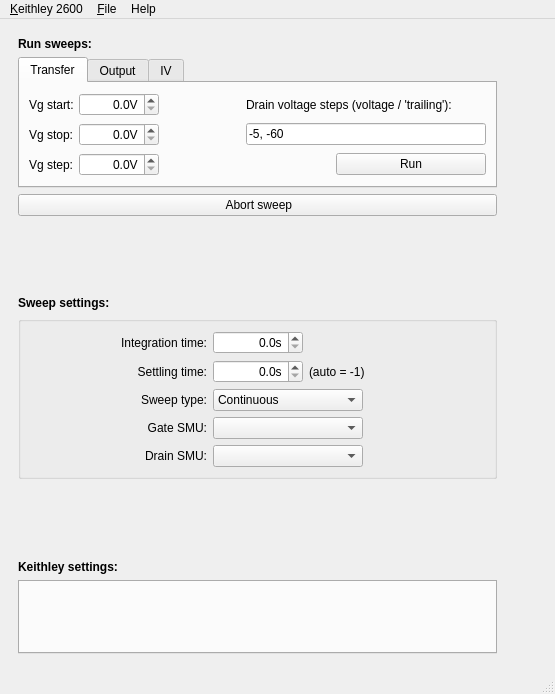
<?xml version="1.0" encoding="UTF-8"?>
<ui version="4.0">
 <class>MainWindow</class>
 <widget class="QMainWindow" name="MainWindow">
  <property name="geometry">
   <rect>
    <x>0</x>
    <y>0</y>
    <width>555</width>
    <height>694</height>
   </rect>
  </property>
  <property name="windowTitle">
   <string>Keithley 2600</string>
  </property>
  <widget class="QWidget" name="centralwidget">
   <layout class="QHBoxLayout" name="horizontalLayout">
    <property name="leftMargin">
     <number>18</number>
    </property>
    <property name="topMargin">
     <number>18</number>
    </property>
    <property name="rightMargin">
     <number>18</number>
    </property>
    <property name="bottomMargin">
     <number>18</number>
    </property>
    <item>
     <layout class="QGridLayout" name="gridLayout">
      <item row="1" column="0" colspan="2">
       <widget class="QTabWidget" name="tabWidgetSweeps">
        <property name="currentIndex">
         <number>0</number>
        </property>
        <widget class="QWidget" name="tab1">
         <attribute name="title">
          <string>Transfer</string>
         </attribute>
         <layout class="QVBoxLayout" name="verticalLayout">
          <item>
           <layout class="QGridLayout" name="gridLayout_4">
            <property name="leftMargin">
             <number>0</number>
            </property>
            <property name="horizontalSpacing">
             <number>5</number>
            </property>
            <property name="verticalSpacing">
             <number>7</number>
            </property>
            <item row="0" column="0">
             <widget class="QLabel" name="label_5">
              <property name="text">
               <string>Vg start:</string>
              </property>
             </widget>
            </item>
            <item row="1" column="1">
             <widget class="ScienDSpinBox" name="scienDSpinBoxVgStop">
              <property name="minimumSize">
               <size>
                <width>80</width>
                <height>0</height>
               </size>
              </property>
              <property name="maximumSize">
               <size>
                <width>80</width>
                <height>16777215</height>
               </size>
              </property>
              <property name="alignment">
               <set>Qt::AlignRight|Qt::AlignTrailing|Qt::AlignVCenter</set>
              </property>
              <property name="suffix">
               <string>V</string>
              </property>
              <property name="decimals">
               <number>1</number>
              </property>
             </widget>
            </item>
            <item row="0" column="2" rowspan="3">
             <spacer name="horizontalSpacer">
              <property name="orientation">
               <enum>Qt::Horizontal</enum>
              </property>
              <property name="sizeHint" stdset="0">
               <size>
                <width>40</width>
                <height>20</height>
               </size>
              </property>
             </spacer>
            </item>
            <item row="1" column="0">
             <widget class="QLabel" name="label_6">
              <property name="text">
               <string>Vg stop:</string>
              </property>
             </widget>
            </item>
            <item row="2" column="0">
             <widget class="QLabel" name="label_7">
              <property name="text">
               <string>Vg step:</string>
              </property>
             </widget>
            </item>
            <item row="2" column="1">
             <widget class="ScienDSpinBox" name="scienDSpinBoxVgStep">
              <property name="minimumSize">
               <size>
                <width>80</width>
                <height>0</height>
               </size>
              </property>
              <property name="maximumSize">
               <size>
                <width>80</width>
                <height>16777215</height>
               </size>
              </property>
              <property name="alignment">
               <set>Qt::AlignRight|Qt::AlignTrailing|Qt::AlignVCenter</set>
              </property>
              <property name="suffix">
               <string>V</string>
              </property>
              <property name="decimals">
               <number>1</number>
              </property>
             </widget>
            </item>
            <item row="0" column="1">
             <widget class="ScienDSpinBox" name="scienDSpinBoxVgStart">
              <property name="minimumSize">
               <size>
                <width>80</width>
                <height>0</height>
               </size>
              </property>
              <property name="maximumSize">
               <size>
                <width>80</width>
                <height>16777215</height>
               </size>
              </property>
              <property name="alignment">
               <set>Qt::AlignRight|Qt::AlignTrailing|Qt::AlignVCenter</set>
              </property>
              <property name="suffix">
               <string>V</string>
              </property>
              <property name="decimals">
               <number>1</number>
              </property>
             </widget>
            </item>
            <item row="0" column="3">
             <widget class="QLabel" name="label_3">
              <property name="minimumSize">
               <size>
                <width>240</width>
                <height>0</height>
               </size>
              </property>
              <property name="text">
               <string>Drain voltage steps (voltage / 'trailing'):</string>
              </property>
             </widget>
            </item>
            <item row="1" column="3">
             <widget class="QLineEdit" name="lineEditVdList">
              <property name="text">
               <string>-5, -60</string>
              </property>
             </widget>
            </item>
            <item row="2" column="3" alignment="Qt::AlignRight">
             <widget class="QPushButton" name="pushButtonTransfer">
              <property name="sizePolicy">
               <sizepolicy hsizetype="Preferred" vsizetype="Fixed">
                <horstretch>0</horstretch>
                <verstretch>0</verstretch>
               </sizepolicy>
              </property>
              <property name="minimumSize">
               <size>
                <width>150</width>
                <height>0</height>
               </size>
              </property>
              <property name="maximumSize">
               <size>
                <width>150</width>
                <height>16777215</height>
               </size>
              </property>
              <property name="text">
               <string>Run</string>
              </property>
             </widget>
            </item>
           </layout>
          </item>
         </layout>
        </widget>
        <widget class="QWidget" name="tab2">
         <attribute name="title">
          <string>Output</string>
         </attribute>
         <layout class="QGridLayout" name="gridLayout_3">
          <item row="0" column="0" colspan="4">
           <layout class="QGridLayout" name="gridLayout_2">
            <property name="verticalSpacing">
             <number>7</number>
            </property>
            <item row="0" column="1">
             <widget class="ScienDSpinBox" name="scienDSpinBoxVdStart">
              <property name="minimumSize">
               <size>
                <width>80</width>
                <height>0</height>
               </size>
              </property>
              <property name="maximumSize">
               <size>
                <width>80</width>
                <height>16777215</height>
               </size>
              </property>
              <property name="alignment">
               <set>Qt::AlignRight|Qt::AlignTrailing|Qt::AlignVCenter</set>
              </property>
              <property name="suffix">
               <string>V</string>
              </property>
              <property name="decimals">
               <number>1</number>
              </property>
             </widget>
            </item>
            <item row="0" column="0">
             <widget class="QLabel" name="label_8">
              <property name="text">
               <string>Vd start:</string>
              </property>
             </widget>
            </item>
            <item row="2" column="1">
             <widget class="ScienDSpinBox" name="scienDSpinBoxVdStep">
              <property name="minimumSize">
               <size>
                <width>80</width>
                <height>0</height>
               </size>
              </property>
              <property name="maximumSize">
               <size>
                <width>80</width>
                <height>16777215</height>
               </size>
              </property>
              <property name="alignment">
               <set>Qt::AlignRight|Qt::AlignTrailing|Qt::AlignVCenter</set>
              </property>
              <property name="suffix">
               <string>V</string>
              </property>
              <property name="decimals">
               <number>1</number>
              </property>
             </widget>
            </item>
            <item row="1" column="1">
             <widget class="ScienDSpinBox" name="scienDSpinBoxVdStop">
              <property name="minimumSize">
               <size>
                <width>80</width>
                <height>0</height>
               </size>
              </property>
              <property name="maximumSize">
               <size>
                <width>80</width>
                <height>16777215</height>
               </size>
              </property>
              <property name="alignment">
               <set>Qt::AlignRight|Qt::AlignTrailing|Qt::AlignVCenter</set>
              </property>
              <property name="suffix">
               <string>V</string>
              </property>
              <property name="decimals">
               <number>1</number>
              </property>
             </widget>
            </item>
            <item row="2" column="0">
             <widget class="QLabel" name="label_11">
              <property name="text">
               <string>Vd step:</string>
              </property>
             </widget>
            </item>
            <item row="1" column="0">
             <widget class="QLabel" name="label_9">
              <property name="text">
               <string>Vd stop:</string>
              </property>
             </widget>
            </item>
            <item row="0" column="3">
             <widget class="QLabel" name="label_10">
              <property name="minimumSize">
               <size>
                <width>240</width>
                <height>0</height>
               </size>
              </property>
              <property name="text">
               <string>Gate voltage steps:</string>
              </property>
             </widget>
            </item>
            <item row="1" column="3">
             <widget class="QLineEdit" name="lineEditVgList">
              <property name="text">
               <string>0, -20, -40, -60</string>
              </property>
             </widget>
            </item>
            <item row="2" column="3" alignment="Qt::AlignRight">
             <widget class="QPushButton" name="pushButtonOutput">
              <property name="sizePolicy">
               <sizepolicy hsizetype="Preferred" vsizetype="Fixed">
                <horstretch>0</horstretch>
                <verstretch>0</verstretch>
               </sizepolicy>
              </property>
              <property name="minimumSize">
               <size>
                <width>150</width>
                <height>0</height>
               </size>
              </property>
              <property name="maximumSize">
               <size>
                <width>150</width>
                <height>16777215</height>
               </size>
              </property>
              <property name="text">
               <string>Run</string>
              </property>
             </widget>
            </item>
            <item row="0" column="2" rowspan="3">
             <spacer name="horizontalSpacer_2">
              <property name="orientation">
               <enum>Qt::Horizontal</enum>
              </property>
              <property name="sizeHint" stdset="0">
               <size>
                <width>40</width>
                <height>20</height>
               </size>
              </property>
             </spacer>
            </item>
           </layout>
          </item>
         </layout>
        </widget>
        <widget class="QWidget" name="tab3">
         <attribute name="title">
          <string>IV</string>
         </attribute>
         <layout class="QGridLayout" name="gridLayout_7">
          <item row="0" column="0" colspan="4">
           <layout class="QGridLayout" name="gridLayout_5">
            <property name="verticalSpacing">
             <number>7</number>
            </property>
            <item row="0" column="1">
             <widget class="ScienDSpinBox" name="scienDSpinBoxVStart">
              <property name="minimumSize">
               <size>
                <width>80</width>
                <height>0</height>
               </size>
              </property>
              <property name="maximumSize">
               <size>
                <width>80</width>
                <height>16777215</height>
               </size>
              </property>
              <property name="alignment">
               <set>Qt::AlignRight|Qt::AlignTrailing|Qt::AlignVCenter</set>
              </property>
              <property name="suffix">
               <string>V</string>
              </property>
              <property name="decimals">
               <number>1</number>
              </property>
             </widget>
            </item>
            <item row="1" column="0">
             <widget class="QLabel" name="label_31">
              <property name="text">
               <string>V stop: </string>
              </property>
             </widget>
            </item>
            <item row="0" column="0">
             <widget class="QLabel" name="label_27">
              <property name="text">
               <string>V start:  </string>
              </property>
             </widget>
            </item>
            <item row="2" column="1">
             <widget class="ScienDSpinBox" name="scienDSpinBoxVStep">
              <property name="minimumSize">
               <size>
                <width>80</width>
                <height>0</height>
               </size>
              </property>
              <property name="maximumSize">
               <size>
                <width>80</width>
                <height>16777215</height>
               </size>
              </property>
              <property name="alignment">
               <set>Qt::AlignRight|Qt::AlignTrailing|Qt::AlignVCenter</set>
              </property>
              <property name="suffix">
               <string>V</string>
              </property>
              <property name="decimals">
               <number>1</number>
              </property>
             </widget>
            </item>
            <item row="2" column="0">
             <widget class="QLabel" name="label_32">
              <property name="text">
               <string>V step: </string>
              </property>
             </widget>
            </item>
            <item row="1" column="1">
             <widget class="ScienDSpinBox" name="scienDSpinBoxVStop">
              <property name="minimumSize">
               <size>
                <width>80</width>
                <height>0</height>
               </size>
              </property>
              <property name="maximumSize">
               <size>
                <width>80</width>
                <height>16777215</height>
               </size>
              </property>
              <property name="alignment">
               <set>Qt::AlignRight|Qt::AlignTrailing|Qt::AlignVCenter</set>
              </property>
              <property name="suffix">
               <string>V</string>
              </property>
              <property name="decimals">
               <number>1</number>
              </property>
             </widget>
            </item>
            <item row="0" column="3">
             <widget class="QLabel" name="label_36">
              <property name="text">
               <string>Sweep smu:</string>
              </property>
             </widget>
            </item>
            <item row="1" column="3">
             <widget class="QComboBox" name="comboBoxSweepSMU">
              <property name="minimumSize">
               <size>
                <width>0</width>
                <height>0</height>
               </size>
              </property>
             </widget>
            </item>
            <item row="2" column="3">
             <widget class="QPushButton" name="pushButtonIV">
              <property name="minimumSize">
               <size>
                <width>150</width>
                <height>0</height>
               </size>
              </property>
              <property name="maximumSize">
               <size>
                <width>150</width>
                <height>16777215</height>
               </size>
              </property>
              <property name="text">
               <string>Run</string>
              </property>
             </widget>
            </item>
            <item row="0" column="2" rowspan="3">
             <spacer name="horizontalSpacer_5">
              <property name="orientation">
               <enum>Qt::Horizontal</enum>
              </property>
              <property name="sizeType">
               <enum>QSizePolicy::Expanding</enum>
              </property>
              <property name="sizeHint" stdset="0">
               <size>
                <width>40</width>
                <height>20</height>
               </size>
              </property>
             </spacer>
            </item>
           </layout>
          </item>
         </layout>
        </widget>
       </widget>
      </item>
      <item row="7" column="0" colspan="2">
       <widget class="QLabel" name="label_24">
        <property name="font">
         <font>
          <weight>75</weight>
          <bold>true</bold>
         </font>
        </property>
        <property name="text">
         <string>Keithley settings:</string>
        </property>
       </widget>
      </item>
      <item row="6" column="0" colspan="2">
       <spacer name="verticalSpacer_2">
        <property name="orientation">
         <enum>Qt::Vertical</enum>
        </property>
        <property name="sizeType">
         <enum>QSizePolicy::Expanding</enum>
        </property>
        <property name="sizeHint" stdset="0">
         <size>
          <width>0</width>
          <height>30</height>
         </size>
        </property>
       </spacer>
      </item>
      <item row="4" column="0" colspan="2">
       <widget class="QLabel" name="label_26">
        <property name="font">
         <font>
          <weight>75</weight>
          <bold>true</bold>
         </font>
        </property>
        <property name="text">
         <string>Sweep settings:</string>
        </property>
       </widget>
      </item>
      <item row="3" column="0" colspan="2">
       <spacer name="verticalSpacer_3">
        <property name="orientation">
         <enum>Qt::Vertical</enum>
        </property>
        <property name="sizeType">
         <enum>QSizePolicy::Expanding</enum>
        </property>
        <property name="sizeHint" stdset="0">
         <size>
          <width>0</width>
          <height>30</height>
         </size>
        </property>
       </spacer>
      </item>
      <item row="2" column="0" colspan="2">
       <widget class="QPushButton" name="pushButtonAbort">
        <property name="text">
         <string> Abort sweep</string>
        </property>
       </widget>
      </item>
      <item row="0" column="0" colspan="2">
       <widget class="QLabel" name="label_23">
        <property name="font">
         <font>
          <weight>75</weight>
          <bold>true</bold>
         </font>
        </property>
        <property name="text">
         <string>Run sweeps:</string>
        </property>
       </widget>
      </item>
      <item row="8" column="0" colspan="2">
       <widget class="QTabWidget" name="tabWidgetSettings">
        <property name="enabled">
         <bool>true</bool>
        </property>
        <property name="currentIndex">
         <number>-1</number>
        </property>
       </widget>
      </item>
      <item row="5" column="0" colspan="2">
       <widget class="QGroupBox" name="groupBox">
        <property name="title">
         <string/>
        </property>
        <layout class="QGridLayout" name="gridLayout_6">
         <item row="1" column="3">
          <widget class="QLabel" name="label_21">
           <property name="text">
            <string>(auto = -1)</string>
           </property>
          </widget>
         </item>
         <item row="1" column="0">
          <widget class="QLabel" name="label_20">
           <property name="text">
            <string>Settling time:</string>
           </property>
           <property name="alignment">
            <set>Qt::AlignRight|Qt::AlignTrailing|Qt::AlignVCenter</set>
           </property>
          </widget>
         </item>
         <item row="4" column="2" colspan="2">
          <widget class="QComboBox" name="comboBoxDrainSMU">
           <property name="maximumSize">
            <size>
             <width>150</width>
             <height>16777215</height>
            </size>
           </property>
           <property name="currentText">
            <string/>
           </property>
          </widget>
         </item>
         <item row="3" column="2" colspan="2">
          <widget class="QComboBox" name="comboBoxGateSMU">
           <property name="maximumSize">
            <size>
             <width>150</width>
             <height>16777215</height>
            </size>
           </property>
           <property name="currentText">
            <string/>
           </property>
          </widget>
         </item>
         <item row="2" column="2" colspan="2">
          <widget class="QComboBox" name="comboBoxSweepType">
           <property name="maximumSize">
            <size>
             <width>150</width>
             <height>16777215</height>
            </size>
           </property>
           <item>
            <property name="text">
             <string>Continuous</string>
            </property>
           </item>
           <item>
            <property name="text">
             <string>Pulsed</string>
            </property>
           </item>
          </widget>
         </item>
         <item row="4" column="0">
          <widget class="QLabel" name="label_22">
           <property name="text">
            <string>Drain SMU:</string>
           </property>
           <property name="alignment">
            <set>Qt::AlignRight|Qt::AlignTrailing|Qt::AlignVCenter</set>
           </property>
          </widget>
         </item>
         <item row="0" column="0">
          <widget class="QLabel" name="label">
           <property name="text">
            <string>Integration time:</string>
           </property>
           <property name="alignment">
            <set>Qt::AlignRight|Qt::AlignTrailing|Qt::AlignVCenter</set>
           </property>
          </widget>
         </item>
         <item row="2" column="0">
          <widget class="QLabel" name="label_4">
           <property name="text">
            <string>Sweep type:</string>
           </property>
           <property name="alignment">
            <set>Qt::AlignRight|Qt::AlignTrailing|Qt::AlignVCenter</set>
           </property>
          </widget>
         </item>
         <item row="3" column="0">
          <widget class="QLabel" name="label_19">
           <property name="text">
            <string>Gate SMU:</string>
           </property>
           <property name="alignment">
            <set>Qt::AlignRight|Qt::AlignTrailing|Qt::AlignVCenter</set>
           </property>
          </widget>
         </item>
         <item row="0" column="2">
          <widget class="ScienDSpinBox" name="scienDSpinBoxInt">
           <property name="minimumSize">
            <size>
             <width>90</width>
             <height>0</height>
            </size>
           </property>
           <property name="maximumSize">
            <size>
             <width>90</width>
             <height>16777215</height>
            </size>
           </property>
           <property name="alignment">
            <set>Qt::AlignRight|Qt::AlignTrailing|Qt::AlignVCenter</set>
           </property>
           <property name="suffix">
            <string>s</string>
           </property>
           <property name="decimals">
            <number>1</number>
           </property>
          </widget>
         </item>
         <item row="1" column="2">
          <widget class="ScienDSpinBox" name="scienDSpinBoxSettling">
           <property name="minimumSize">
            <size>
             <width>90</width>
             <height>0</height>
            </size>
           </property>
           <property name="maximumSize">
            <size>
             <width>90</width>
             <height>16777215</height>
            </size>
           </property>
           <property name="alignment">
            <set>Qt::AlignRight|Qt::AlignTrailing|Qt::AlignVCenter</set>
           </property>
           <property name="suffix">
            <string>s</string>
           </property>
           <property name="decimals">
            <number>1</number>
           </property>
          </widget>
         </item>
        </layout>
       </widget>
      </item>
     </layout>
    </item>
    <item>
     <spacer name="horizontalSpacer_3">
      <property name="orientation">
       <enum>Qt::Horizontal</enum>
      </property>
      <property name="sizeType">
       <enum>QSizePolicy::Preferred</enum>
      </property>
      <property name="sizeHint" stdset="0">
       <size>
        <width>40</width>
        <height>20</height>
       </size>
      </property>
     </spacer>
    </item>
    <item>
     <layout class="QGridLayout" name="gridLayout2"/>
    </item>
   </layout>
  </widget>
  <widget class="QStatusBar" name="statusBar"/>
  <widget class="QMenuBar" name="menubar">
   <property name="geometry">
    <rect>
     <x>0</x>
     <y>0</y>
     <width>555</width>
     <height>19</height>
    </rect>
   </property>
   <widget class="QMenu" name="menu_Keithley_2600">
    <property name="title">
     <string>&amp;Keithley 2600</string>
    </property>
    <addaction name="actionSettings"/>
    <addaction name="separator"/>
    <addaction name="actionConnect"/>
    <addaction name="actionDisconnect"/>
    <addaction name="separator"/>
    <addaction name="actionLoadDefaults"/>
    <addaction name="actionSaveDefaults"/>
    <addaction name="separator"/>
    <addaction name="action_Exit"/>
   </widget>
   <widget class="QMenu" name="menu_File">
    <property name="title">
     <string>&amp;File</string>
    </property>
    <addaction name="actionSaveSweepData"/>
    <addaction name="actionLoad_data_from_file"/>
    <addaction name="separator"/>
   </widget>
   <widget class="QMenu" name="helpEdit">
    <property name="title">
     <string>Help</string>
    </property>
    <addaction name="actionAbout"/>
   </widget>
   <addaction name="menu_Keithley_2600"/>
   <addaction name="menu_File"/>
   <addaction name="helpEdit"/>
  </widget>
  <action name="actionSettings">
   <property name="text">
    <string> Preferences...</string>
   </property>
  </action>
  <action name="actionConnect">
   <property name="text">
    <string> Connect</string>
   </property>
  </action>
  <action name="actionDisconnect">
   <property name="text">
    <string> Disconnect</string>
   </property>
  </action>
  <action name="actionExit">
   <property name="text">
    <string> Exit</string>
   </property>
  </action>
  <action name="actionSaveSweepData">
   <property name="text">
    <string>&amp;Save Sweep Data...</string>
   </property>
  </action>
  <action name="action_Exit">
   <property name="text">
    <string> &amp;Quit Keithley 2600</string>
   </property>
  </action>
  <action name="actionTb1">
   <property name="text">
    <string>tb1</string>
   </property>
  </action>
  <action name="actionLoad_data_from_file">
   <property name="text">
    <string>&amp;Load Sweep Data...</string>
   </property>
  </action>
  <action name="actionLoadDefaults">
   <property name="text">
    <string> Revert to Default Settings</string>
   </property>
  </action>
  <action name="actionSaveDefaults">
   <property name="text">
    <string> Save Settings as Default</string>
   </property>
  </action>
  <action name="actionAbout">
   <property name="text">
    <string>About keithleygui</string>
   </property>
  </action>
 </widget>
 <customwidgets>
  <customwidget>
   <class>ScienDSpinBox</class>
   <extends>QDoubleSpinBox</extends>
   <header>keithleygui.utils.scientific_spinbox.h</header>
  </customwidget>
 </customwidgets>
 <resources/>
 <connections/>
</ui>
